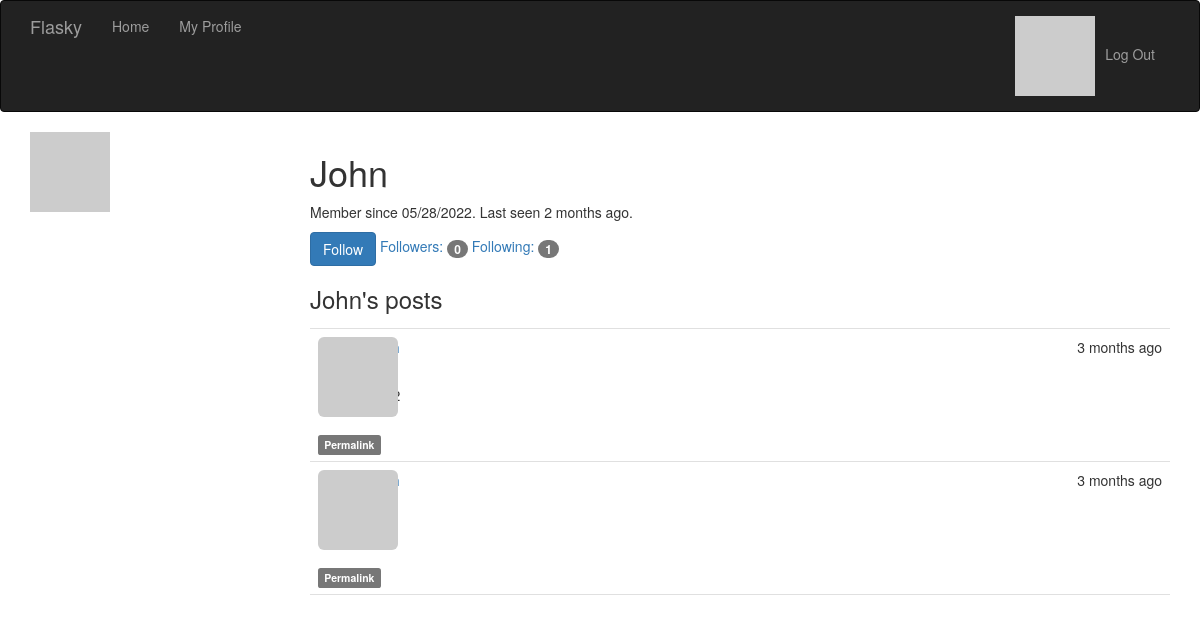
Screenshot of /user/John (signed in) with the database file from the repository.
### app/models.py (models this page shows, shortened)
class User(UserMixin, db.Model):
    __tablename__ = 'users'
    id = db.Column(db.Integer, primary_key=True)
    email = db.Column(db.String(64), unique=True, index=True)
    username = db.Column(db.String(64), unique=True, index=True)
    role_id = db.Column(db.Integer, db.ForeignKey('roles.id'))
    password_hash = db.Column(db.String(128))
    confirmed = db.Column(db.Boolean, default=False)
    name = db.Column(db.String(64))
    location = db.Column(db.String(64))
    about_me = db.Column(db.Text())
    member_since = db.Column(db.DateTime(), default = datetime.utcnow)
    last_seen = db.Column(db.DateTime(), default = datetime.utcnow)
    avatar_hash = db.Column(db.String(32)) #store avatar hash because computing hash is expensive
    posts: sqlalchemy.orm.Query = db.relationship('Post', backref = 'author', lazy = 'dynamic')
    following: sqlalchemy.orm.Query = db.relationship('Follow',
                               foreign_keys=[Follow.follower_id],
                               backref=db.backref('follower', lazy='joined'),
                               lazy='dynamic',
                               cascade='all, delete-orphan')
    followers: sqlalchemy.orm.Query = db.relationship('Follow',
                                foreign_keys=[Follow.following_id],
                                backref=db.backref('following', lazy='joined'),
                                lazy='dynamic',
                                cascade='all, delete-orphan')
    comments: sqlalchemy.orm.Query = db.relationship('Comment',
                                foreign_keys = [Comment.author_id],
                                backref = db.backref('author', lazy = 'joined'),
                                lazy = 'dynamic',
                                cascade = 'all, delete-orphan')
    def can(self, permission: str) -> bool:
        return self.role is not None and self.role.has_permission(permission)
    def is_administrator(self) -> bool:
        return self.can(Permission.ADMIN)
    @property
    def password(self):
        raise AttributeError("password is not accessible")
    def ping(self):
        self.last_seen = datetime.utcnow()
        db.session.add(self)
        db.session.commit()
    def gravatar(self, size=100, default='retro', rating='g'):
        url = "https://www.gravatar.com/avatar"
        hash = self.avatar_hash or self.gravatar_hash()
        return f'{url}/{hash}?s={size}&d={default}&r={rating}'
    def is_following(self, user):
        if user.id is None:
            return False
        return self.following.filter_by(
            following_id=user.id).first() is not None

class Post(db.Model):
    __tablename__ = "posts"
    id = db.Column(db.Integer, primary_key=True)
    body = db.Column(db.Text)
    body_html = db.Column(db.Text)
    timestamp = db.Column(db.DateTime, index=True, default=datetime.utcnow)
    author_id = db.Column(db.Integer, db.ForeignKey('users.id'))
    comments: sqlalchemy.orm.Query = db.relationship('Comment',
                                foreign_keys = [Comment.post_id],
                                backref = db.backref('post', lazy = 'joined'),
                                lazy = 'dynamic',
                                cascade = 'all, delete-orphan')

### app/main/views.py (the view)
@main.route('/user/<username>')
def user(username):
    user = db.session.query(User).filter_by(username = username).first()
    posts = user.posts.order_by(Post.timestamp.desc()).all()
    if user is None:
        flash(f"User {username} not found")
        abort(404)
    return render_template("user.html", user = user, posts = posts)

### app/auth/views.py (called while the page is built)
@auth.before_app_request
def before_request():
    if current_user.is_authenticated:
        current_user.ping()

### app/main/__init__.py (called while the page is built)
@main.app_context_processor
def inject_permissions():
    return dict(Permission=Permission)

### app/models.py (called while the page is built)
@login_manager.user_loader
def load_user(user_id):
    return db.session.get(User, {"id": int(user_id)})

    def has_permission(self, perm):
        return self.permissions & perm == perm

### app/templates/user.html (shortened to what this page needs)
{% extends "base.html" %}
{% block page_content %}
<img class="ïmg-rounded profile-thumbnail" src="{{ user.gravatar(size=256) }}">
<div class="profile-header">
    <h1>{{ user.username }}</h1>
    <p>Member since {{ moment(user.member_since).format('L') }}. Last seen {{ moment(user.last_seen).fromNow() }}.</p>
    <p>{% if current_user == user %} <a href="{{ url_for('main.edit_profile') }}">Edit your profile</a></p> {%endif%}
    <p>
    <div class="user-following-features">
        {% if current_user.is_authenticated and current_user.can(Permission.FOLLOW) and user != current_user%}
            {% if not current_user.is_following(user) %}
                <a class = "btn btn-primary" href="{{ url_for('main.follow', username = user.username) }}">Follow</a>
                {% else %}
                <a class = "btn btn-primary" href="{{ url_for('main.unfollow', username = user.username) }}">Unfollow</a>
            {% endif %}
        {%endif%}
        <a href="{{ url_for('main.followers', username=user.username) }}">Followers: <span class="badge">{{ user.followers.count() }}</span></a>
        <a href="{{ url_for('main.followings', username=user.username) }}">Following: <span class="badge">{{ user.following.count() }}</span></a>
    </div>
    <div class="user-posts">
        <h3> {{ user.username }}'s posts</h3>
        {% include '_posts.html' %}
    </div>
</div>
{% endblock %}

### app/templates/_posts.html (shortened to what this page needs)
<ul class = "posts">
    {% for post in posts %}
    <li class = "post">
        <div class="profile-thumbnail">
            <a href = "{{url_for('main.user', username = post.author.username) }}">
                <img class="img-rounded profile-thumbnail"
                     src = "{{post.author.gravatar(size=40)}}">
            </a>
        </div>
        <div class ="post-date">{{ moment(post.timestamp).fromNow() }}</div>
        <div class="post-author">
            <a href = "{{url_for('main.user', username = post.author.username) }}">
            </a>
        </div>
        <div class="post-body">
            {% if post.body_html %}
                {{ post.body_html | safe }}
            {% else %}
                {{ post.body }}
            {% endif %}
        </div>
        <div>
            <a href = "{{url_for('main.post', id = post.id) }}">
                <span class="label label-default">Permalink</span>
            </a>
        </div>
    </li>
    {% endfor %}
</ul>

### app/static/styles.css (style rules this page uses)
.profile-thumbnail { position: absolute; }
.profile-header { min-height: 260px; margin-left: 280px; }
ul.posts { list-style-type: none; padding: 0px; margin: 16px 0px 0px 0px; border-top: 1px solid #e0e0e0; }
ul.posts li.post { padding: 8px; border-bottom: 1px solid #e0e0e0; }
div.post-date { float: right; }
div.post-author { margin-left: 48px; min-height: 48px; font-weight: bold; }
div.post-body { margin-left: 48px; min-height: 48px; }

### rows the page displays
User: username "John", member_since "05/28/2022", last_seen "2 months ago"
Post: timestamp "3 months ago"
Post: timestamp "3 months ago"

### other values shown
{{ user.followers.count() }} "0"
{{ user.following.count() }} "1"
